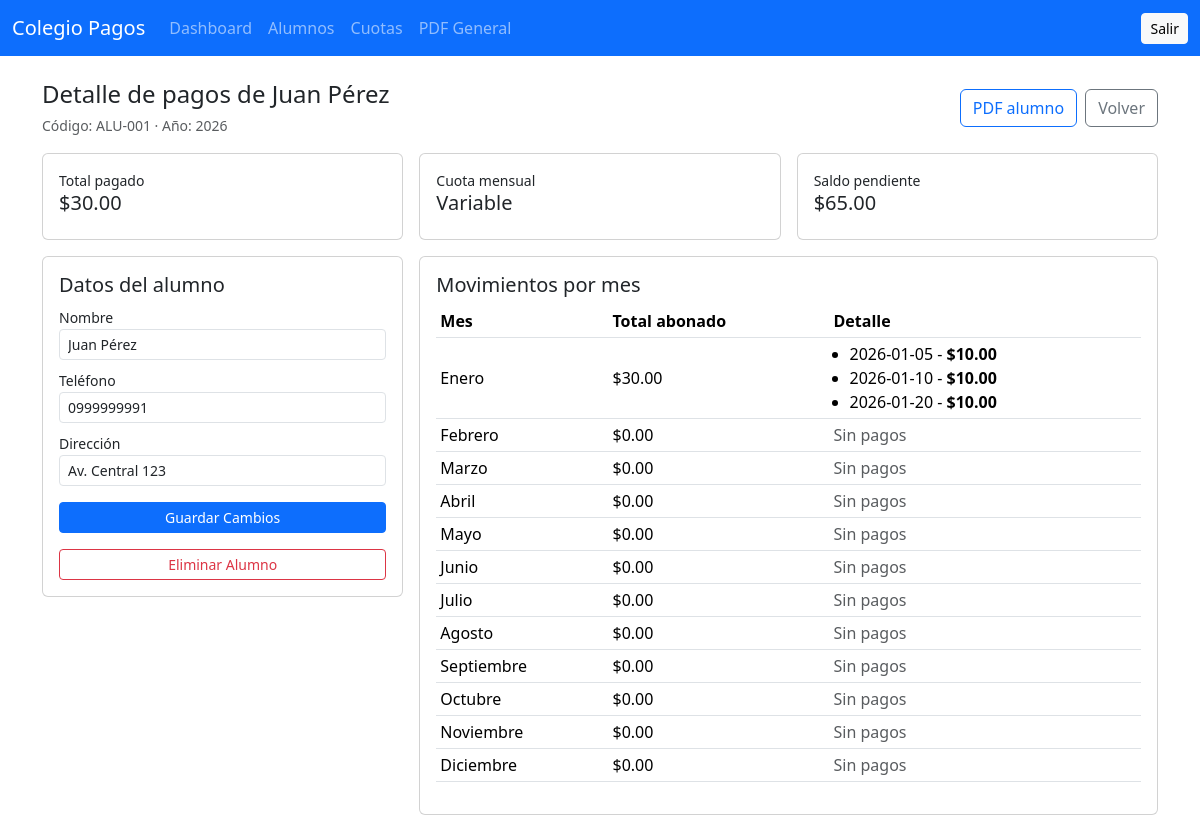
The page /alumnos/ver?id=1&anio=2026 (signed in) on the database its author committed.
### tables this page shows
CREATE TABLE alumnos (
    id INT AUTO_INCREMENT PRIMARY KEY,
    codigo VARCHAR(20) NOT NULL UNIQUE,
    nombre VARCHAR(100) NOT NULL,
    telefono VARCHAR(20) DEFAULT NULL,
    direccion VARCHAR(200) DEFAULT NULL,
    fecha_registro TIMESTAMP DEFAULT CURRENT_TIMESTAMP
);

### app/core/Controller.php (called while the page is built, shortened)
<?php
abstract class Controller
{
    protected function view(string $view, array $data = []): void
    {
        extract($data, EXTR_SKIP);
        $viewPath = __DIR__ . '/../views/' . $view . '.php';
        require __DIR__ . '/../views/layouts/header.php';
        require $viewPath;
        require __DIR__ . '/../views/layouts/footer.php';
    }
}

### app/controllers/AlumnoController.php (called while the page is built, shortened)
<?php
final class AlumnoController extends Controller
{
    public function show(): void
    {
        $alumnoId = (int) ($_GET['id'] ?? 0);
        $anio = (int) ($_GET['anio'] ?? date('Y'));
        $alumno = (new Alumno())->find($alumnoId);
        $abonoModel = new Abono();
        $detallePagos = $abonoModel->detailsByAlumno($alumnoId, $anio);
        $totals = $abonoModel->totalsByAlumno($alumnoId, $anio);
        $cuotas = (new Cuota())->getByYear($anio);
        $this->view('alumnos/show', compact('alumno', 'anio', 'detallePagos', 'totals', 'cuotas'));
    }
}

### app/core/Router.php (called while the page is built, shortened)
<?php
final class Router
{
    private array $routes = [];
    private function addRoute(string $method, string $uri, array $action): void
    {
        $this->routes[$method][rtrim($uri, '/') ?: '/'] = $action;
    }
    public function dispatch(string $uri, string $method): void
    {
        $path = rtrim(parse_url($uri, PHP_URL_PATH) ?: '/', '/') ?: '/';
        $action = $this->routes[$method][$path] ?? null;
        [$controllerClass, $controllerMethod] = $action;
        $controller = new $controllerClass();
        $controller->{$controllerMethod}();
    }
}

### index.php (called while the page is built, shortened)
<?php
spl_autoload_register(static function (string $class): void {
    $prefix = 'App\\';
    $relative = substr($class, strlen($prefix));
    $relative = str_replace('\\', '/', $relative);
    $file = __DIR__ . '/app/' . strtolower(dirname($relative)) . '/' . basename($relative) . '.php';
});
$router = new Router();
$router->get('/', [PublicController::class, 'home']);
$router->get('/buscar', [PublicController::class, 'search']);
$router->get('/login', [AuthController::class, 'loginForm']);
$router->post('/login', [AuthController::class, 'login']);
$router->post('/logout', [AuthController::class, 'logout']);
$router->post('/ajustes/credenciales', [AuthController::class, 'updateCredentials']);
$router->get('/dashboard', [ReporteController::class, 'dashboard']);
$router->get('/alumnos', [AlumnoController::class, 'index']);
$router->get('/alumnos/ver', [AlumnoController::class, 'show']);
$router->post('/alumnos', [AlumnoController::class, 'store']);
$router->post('/alumnos/editar', [AlumnoController::class, 'edit']);
$router->post('/alumnos/eliminar', [AlumnoController::class, 'delete']);
$router->post('/abonos', [AbonoController::class, 'store']);
$router->get('/abonos/historial', [AbonoController::class, 'history']);
$router->get('/cuotas', [CuotaController::class, 'index']);
$router->post('/cuotas', [CuotaController::class, 'store']);
$router->get('/reportes/alumno', [ReporteController::class, 'alumnoPdf']);
$router->get('/reportes/general', [ReporteController::class, 'generalPdf']);
$router->dispatch($_SERVER['REQUEST_URI'] ?? '/', $_SERVER['REQUEST_METHOD'] ?? 'GET');

### config/database.php (called while the page is built)
<?php
return [
    'host' => $_ENV['DB_HOST'] ?? 'sql211.hstn.me',
    'port' => $_ENV['DB_PORT'] ?? '3306',
    'database' => $_ENV['DB_NAME'] ?? 'mseet_41403283_alumos',
    'username' => $_ENV['DB_USER'] ?? 'mseet_41403283',
    'password' => $_ENV['DB_PASS'] ?? '4016508a8b',
    'charset' => 'utf8mb4',
];

### app/core/Database.php (called while the page is built, shortened)
<?php
final class Database
{
    private static ?PDO $connection = null;
    public static function getConnection(): PDO
    {
        if (self::$connection instanceof PDO) {
            return self::$connection;
        }
        $config = require __DIR__ . '/../../config/database.php';
        $options = [
            PDO::ATTR_ERRMODE => PDO::ERRMODE_EXCEPTION,
            PDO::ATTR_DEFAULT_FETCH_MODE => PDO::FETCH_ASSOC,
            PDO::ATTR_EMULATE_PREPARES => false,
        ];
        $databaseNames = self::candidateDatabases((string) $config['database']);
        foreach ($databaseNames as $databaseName) {
            $dsn = sprintf(
                'mysql:host=%s;port=%s;dbname=%s;charset=%s',
                $config['host'],
                $config['port'],
                $databaseName,
                $config['charset']
            );
            try {
                self::$connection = new PDO($dsn, $config['username'], $config['password'], $options);
                return self::$connection;
            } catch (PDOException $exception) {
                continue;
            }
        }
        exit('Error de conexión a base de datos. Revisa DB_NAME en config/database.php o variables de entorno.');
    }
    private static function candidateDatabases(string $database): array
    {
        $candidates = [$database];
        if (str_contains($database, 'alumos')) {
            $candidates[] = str_replace('alumos', 'alumnos', $database);
        }
        return array_values(array_unique(array_filter($candidates)));
    }
}

### app/core/Model.php (called while the page is built, shortened)
<?php
abstract class Model
{
    public function __construct()
    {
        $this->db = Database::getConnection();
    }
}

### app/models/Alumno.php (called while the page is built, shortened)
<?php
final class Alumno extends Model
{
    public function find(int $id): ?array
    {
        $stmt = $this->db->prepare('SELECT id, codigo, nombre, telefono, direccion FROM alumnos WHERE id = :id LIMIT 1');
        $stmt->execute(['id' => $id]);
        return $stmt->fetch() ?: null;
    }
}

### app/models/Abono.php (called while the page is built, shortened)
<?php
final class Abono extends Model
{
    public function totalsByAlumno(int $alumnoId, int $anio): array
    {
        $stmt = $this->db->prepare(
            'SELECT mes, SUM(valor) total
             FROM abonos
             WHERE alumno_id = :alumno_id AND anio = :anio
             GROUP BY mes'
        );
        $stmt->execute(['alumno_id' => $alumnoId, 'anio' => $anio]);
        $rows = array_fill(1, 12, 0.0);
        foreach ($stmt->fetchAll() as $row) {
            $rows[(int) $row['mes']] = (float) $row['total'];
        }
        return $rows;
    }
    public function detailsByAlumno(int $alumnoId, int $anio): array
    {
        $stmt = $this->db->prepare(
            'SELECT mes, valor, fecha_abono
             FROM abonos
             WHERE alumno_id = :alumno_id AND anio = :anio
             ORDER BY mes ASC, fecha_abono ASC, id ASC'
        );
        $stmt->execute([
            'alumno_id' => $alumnoId,
            'anio' => $anio,
        ]);
        $grouped = [];
        foreach ($stmt->fetchAll() as $row) {
            $monthNumber = (int) $row['mes'];
            $grouped[$monthNumber]['mes_numero'] = $monthNumber;
            $grouped[$monthNumber]['mes_nombre'] = self::MONTHS[$monthNumber] ?? (string) $monthNumber;
            $grouped[$monthNumber]['items'][] = [
                'valor' => (float) $row['valor'],
                'fecha_abono' => $row['fecha_abono'],
            ];
        }
        return array_values($grouped);
    }
}

### app/models/Cuota.php (called while the page is built, shortened)
<?php
final class Cuota extends Model
{
    public function getByYear(int $year): array
    {
        $yearColumn = $this->resolveYearColumn();
        $amountColumn = $this->resolveAmountColumn();
        $stmt = $this->db->prepare(sprintf(
            'SELECT mes, %s AS valor FROM cuotas WHERE %s = :anio',
            $amountColumn,
            $yearColumn
        ));
        $stmt->execute(['anio' => $year]);
        $cuotas = [];
        foreach ($stmt->fetchAll() as $row) {
            $cuotas[(int) $row['mes']] = (float) $row['valor'];
        }
        return $cuotas;
    }
    private function resolveYearColumn(): string
    {
        $this->yearColumn = $this->firstExistingColumn(['anio', 'year', 'anio_lectivo']) ?? 'anio';
        return $this->yearColumn;
    }
    private function resolveAmountColumn(): string
    {
        $this->amountColumn = $this->firstExistingColumn(['valor', 'monto', 'cuota']) ?? 'valor';
        return $this->amountColumn;
    }
    private function firstExistingColumn(array $candidates): ?string
    {
        $stmt = $this->db->query('SHOW COLUMNS FROM cuotas');
        $columns = array_map(static fn (array $row): string => (string) ($row['Field'] ?? ''), $stmt->fetchAll());
        foreach ($candidates as $candidate) {
            if (in_array($candidate, $columns, true)) {
                return $candidate;
            }
        }
        return null;
    }
}

### app/views/alumnos/show.php (the view, shortened to what this page needs)
<?php
$meses = [1=>'Enero',2=>'Febrero',3=>'Marzo',4=>'Abril',5=>'Mayo',6=>'Junio',7=>'Julio',8=>'Agosto',9=>'Septiembre',10=>'Octubre',11=>'Noviembre',12=>'Diciembre'];
$totalPagado = array_sum($totals);
$totalEsperado = array_sum($cuotas);
$saldoPendiente = max($totalEsperado - $totalPagado, 0);
$cuotasUnicas = array_unique($cuotas);
$displayCuota = count($cuotasUnicas) === 1 ? '$' . number_format(reset($cuotasUnicas), 2) : 'Variable';
?>
<div class="d-flex justify-content-between align-items-center mb-3">
    <div>
        <h4 class="mb-1">Detalle de pagos de <?= htmlspecialchars($alumno['nombre']); ?></h4>
        <small class="text-muted">Código: <?= htmlspecialchars($alumno['codigo']); ?> · Año: <?= (int) $anio; ?></small>
    </div>
    <div class="d-flex gap-2">
        <a class="btn btn-outline-primary" href="/reportes/alumno?id=<?= (int) $alumno['id']; ?>&anio=<?= (int) $anio; ?>">PDF alumno</a>
        <a class="btn btn-outline-secondary" href="/alumnos?anio=<?= (int) $anio; ?>">Volver</a>
    </div>
</div>
<div class="row g-3 mb-3">
    <div class="col-md-4"><div class="card p-3"><small>Total pagado</small><h5>$<?= number_format((float) $totalPagado, 2); ?></h5></div></div>
    <div class="col-md-4"><div class="card p-3"><small>Cuota mensual</small><h5><?= $displayCuota; ?></h5></div></div>
    <div class="col-md-4"><div class="card p-3"><small>Saldo pendiente</small><h5>$<?= number_format((float) $saldoPendiente, 2); ?></h5></div></div>
</div>
<div class="row g-3">
    <div class="col-md-4">
        <div class="card mb-3">
            <div class="card-body">
                <h5>Datos del alumno</h5>
                <form method="post" action="/alumnos/editar" class="mb-3">
                    <div class="mb-2">
                        <label class="form-label mb-0"><small>Nombre</small></label>
                        <input class="form-control form-control-sm" name="nombre" value="<?= htmlspecialchars($alumno['nombre']); ?>" required>
                    </div>
                    <div class="mb-2">
                        <label class="form-label mb-0"><small>Teléfono</small></label>
                        <input class="form-control form-control-sm" name="telefono" value="<?= htmlspecialchars($alumno['telefono']); ?>">
                    </div>
                    <div class="mb-3">
                        <label class="form-label mb-0"><small>Dirección</small></label>
                        <input class="form-control form-control-sm" name="direccion" value="<?= htmlspecialchars($alumno['direccion']); ?>">
                    </div>
                    <button class="btn btn-sm btn-primary w-100">Guardar Cambios</button>
                </form>
                <form method="post" action="/alumnos/eliminar" onsubmit="return confirm('¿Seguro que deseas eliminar este alumno? Esta acción no se puede deshacer y borrará todos sus abonos.');">
                    <button class="btn btn-sm btn-outline-danger w-100">Eliminar Alumno</button>
                </form>
            </div>
        </div>
    </div>
    <div class="col-md-8">
        <div class="card">
            <div class="card-body">
                <h5>Movimientos por mes</h5>
        <div class="table-responsive">
            <table class="table table-sm align-middle">
                <thead><tr><th>Mes</th><th>Total abonado</th><th>Detalle</th></tr></thead>
                <tbody>
                <?php for ($mes = 1; $mes <= 12; $mes++):
                    $totalMes = (float) ($totals[$mes] ?? 0);
                ?>
                    <tr>
                        <td><?= $meses[$mes]; ?></td>
                        <td>$<?= number_format($totalMes, 2); ?></td>
                        <td>
                            <?php
                            $detalleMes = array_values(array_filter(
                                $detallePagos,
                                static fn (array $item): bool => (int) $item['mes_numero'] === $mes
                            ));
                            ?>
                            <?php if ($detalleMes === []): ?>
                                <span class="text-muted">Sin pagos</span>
                            <?php else: ?>
                                <ul class="mb-0 ps-3">
                                    <?php foreach ($detalleMes[0]['items'] as $pago): ?>
                                        <li><?= htmlspecialchars($pago['fecha_abono']); ?> - <strong>$<?= number_format((float) $pago['valor'], 2); ?></strong></li>
                                    <?php endforeach; ?>
                                </ul>
                            <?php endif; ?>
                        </td>
                    </tr>
                <?php endfor; ?>
                </tbody>
            </table>
        </div>
    </div>
</div>
</div>
</div>

### rows shown on the page
alumnos: nombre "Juan Pérez", codigo "ALU-001", telefono "0999999991", direccion "Av. Central 123"

### other values the page prints
$anio "2026"
$totalPagado "30.00"
$displayCuota "Variable"
$saldoPendiente "65.00"
$meses[$mes] "Enero"
$totalMes "30.00"
$pago['fecha_abono'] "2026-01-05"
$pago['valor'] "10.00"
$pago['fecha_abono'] "2026-01-10"
$pago['fecha_abono'] "2026-01-20"
$meses[$mes] "Febrero"
$totalMes "0.00"
$meses[$mes] "Marzo"
$meses[$mes] "Abril"
$meses[$mes] "Mayo"
